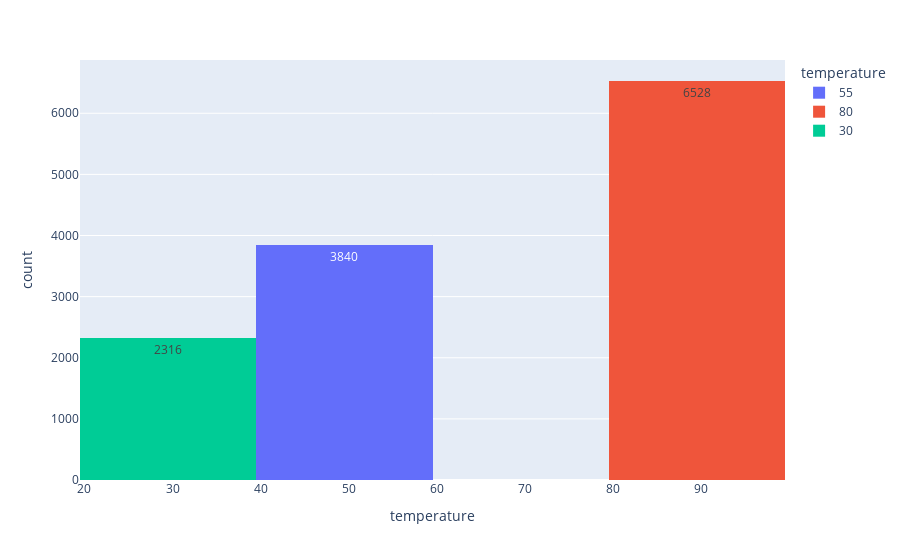

Source (notebook cell):
### Markdown cell above
6. Use a histogram to visualize the temperature column.

### Code cell
# Following historgram provides distribution of temperature.
fig = px.histogram(data, x='temperature', color= 'temperature', text_auto= True)
fig.show()

### Figure 1 — Plotly figure (JSON) as saved in the notebook; plotly's stock layout.template omitted (floating-point values rounded to 4 significant figures; data arrays with more than 128 entries replaced by an {"elided": "..."} marker saying what was removed)
{"data": [{"alignmentgroup": "True", "bingroup": "x", "hovertemplate": "temperature=%{x}<br>count=%{y}<extra></extra>", "legendgroup": "55", "marker": {"color": "#636efa", "pattern": {"shape": ""}}, "name": "55", "offsetgroup": "55", "orientation": "v", "showlegend": true, "texttemplate": "%{value}", "type": "histogram", "x": {"elided": "3840 int values"}, "xaxis": "x", "yaxis": "y"}, {"alignmentgroup": "True", "bingroup": "x", "hovertemplate": "temperature=%{x}<br>count=%{y}<extra></extra>", "legendgroup": "80", "marker": {"color": "#EF553B", "pattern": {"shape": ""}}, "name": "80", "offsetgroup": "80", "orientation": "v", "showlegend": true, "texttemplate": "%{value}", "type": "histogram", "x": {"elided": "6528 int values"}, "xaxis": "x", "yaxis": "y"}, {"alignmentgroup": "True", "bingroup": "x", "hovertemplate": "temperature=%{x}<br>count=%{y}<extra></extra>", "legendgroup": "30", "marker": {"color": "#00cc96", "pattern": {"shape": ""}}, "name": "30", "offsetgroup": "30", "orientation": "v", "showlegend": true, "texttemplate": "%{value}", "type": "histogram", "x": {"elided": "2316 int values"}, "xaxis": "x", "yaxis": "y"}], "layout": {"autosize": true, "barmode": "relative", "legend": {"title": {"text": "temperature"}, "tracegroupgap": 0}, "margin": {"t": 60}, "xaxis": {"anchor": "y", "autorange": true, "categoryarray": [55, 80, 30], "categoryorder": "array", "domain": [0, 1], "range": [19.5, 99.5], "title": {"text": "temperature"}, "type": "linear"}, "yaxis": {"anchor": "x", "autorange": true, "domain": [0, 1], "range": [0, 6872.0], "title": {"text": "count"}}}}
